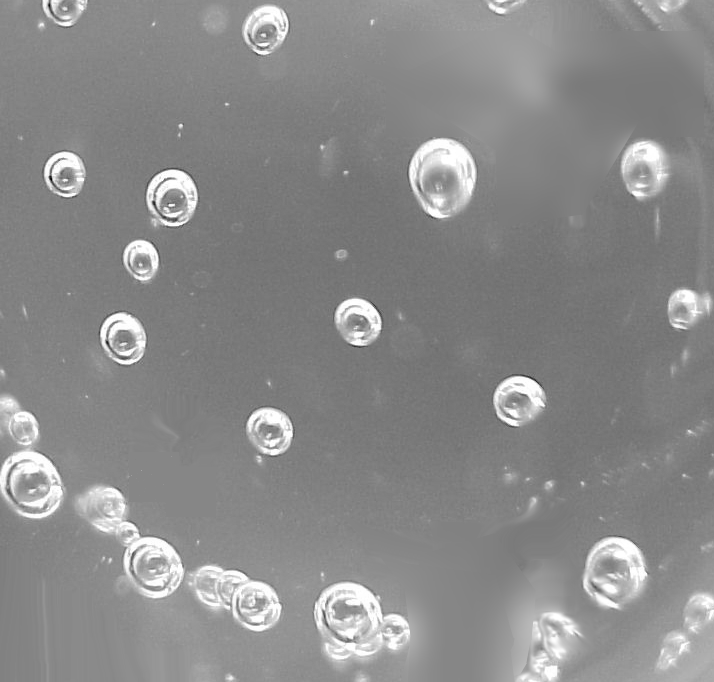
%> input picture Q2.tif, 714 x 682 px
$ octave Bubble_Counting.m   (GNU Octave 9; MATLAB toolbox functions it lacks are replaced by stand-ins)
%> lines starting %> are read from the running program, lines starting %| are printed output that depends on the picture; in (x1, y1, x2, y2) boxes, pixels count from 0 and x2, y2 are one past the last pixel; in counts of white or black regions, pixels touching at a corner belong together; the program's own positions count from 1
%% Siddhartha Dhiman

%% Clearing Workspace
clc;
clear all;
close all;

%% Read Image
I = imread('Q2.tif');
%> I is the input picture: size 682x714 uint8; min 4, max 255, mean 138.6
% figure, imshow(I), axis image, title('Original Image');

%% Segment Image with 4 Thresholds
thresh = 187;
seg_I = imquantize(I,thresh,[0 1]);
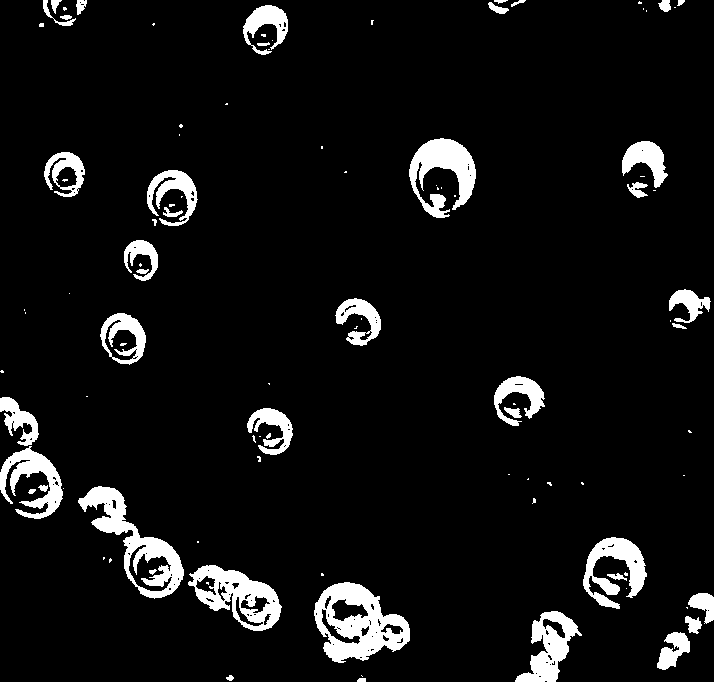
%> seg_I: size 682x714 double; values 0 (black) and 1 (white), 7% white; 101 white regions (58 under 20 px), largest, box (x1, y1, x2, y2) and area: (314, 582, 410, 663) 4174, (78, 486, 184, 599) 3512, (188, 565, 282, 631) 2879
% figure, imshow(seg_I), axis image; title('Segmented Image Showing Only Bubbles');

%% Fill Holes to Obtain a Full Circle
close_I = imclose(seg_I, strel('disk',7));
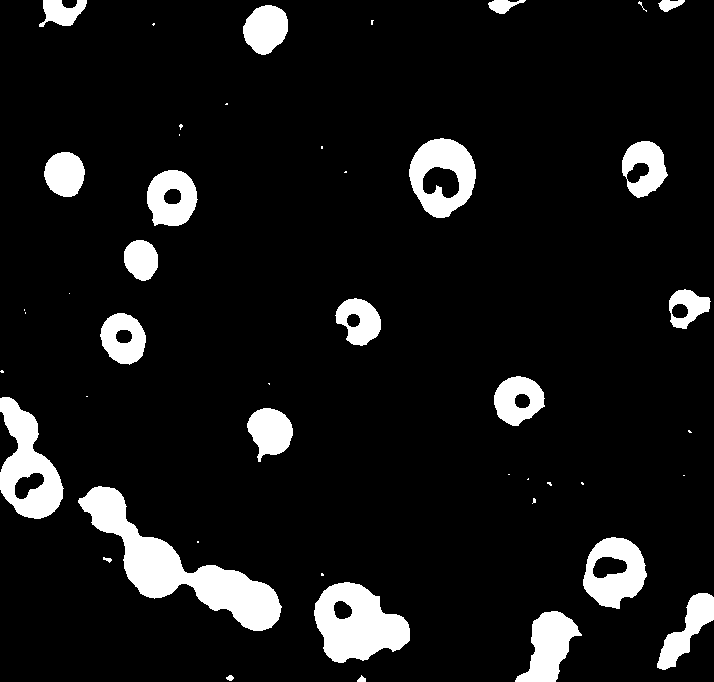
%> close_I: size 682x714 double; values 0 (black) and 1 (white), 9.2% white; 46 white regions (22 under 20 px), largest, box (x1, y1, x2, y2) and area: (78, 486, 282, 631) 8542, (314, 582, 410, 663) 5032, (0, 397, 64, 519) 4117
fill_I = imfill(close_I,'holes');
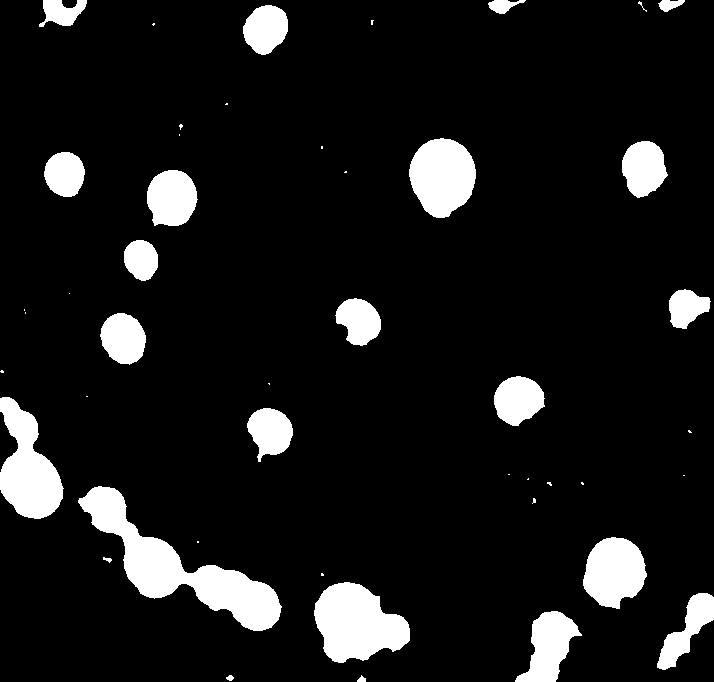
%> fill_I: size 682x714 double; values 0 (black) and 1 (white), 9.8% white; 46 white regions (22 under 20 px), largest, box (x1, y1, x2, y2) and area: (78, 486, 282, 631) 8542, (314, 582, 410, 663) 5283, (0, 397, 64, 519) 4573

%% Find Circles
%> (the run ends here)
